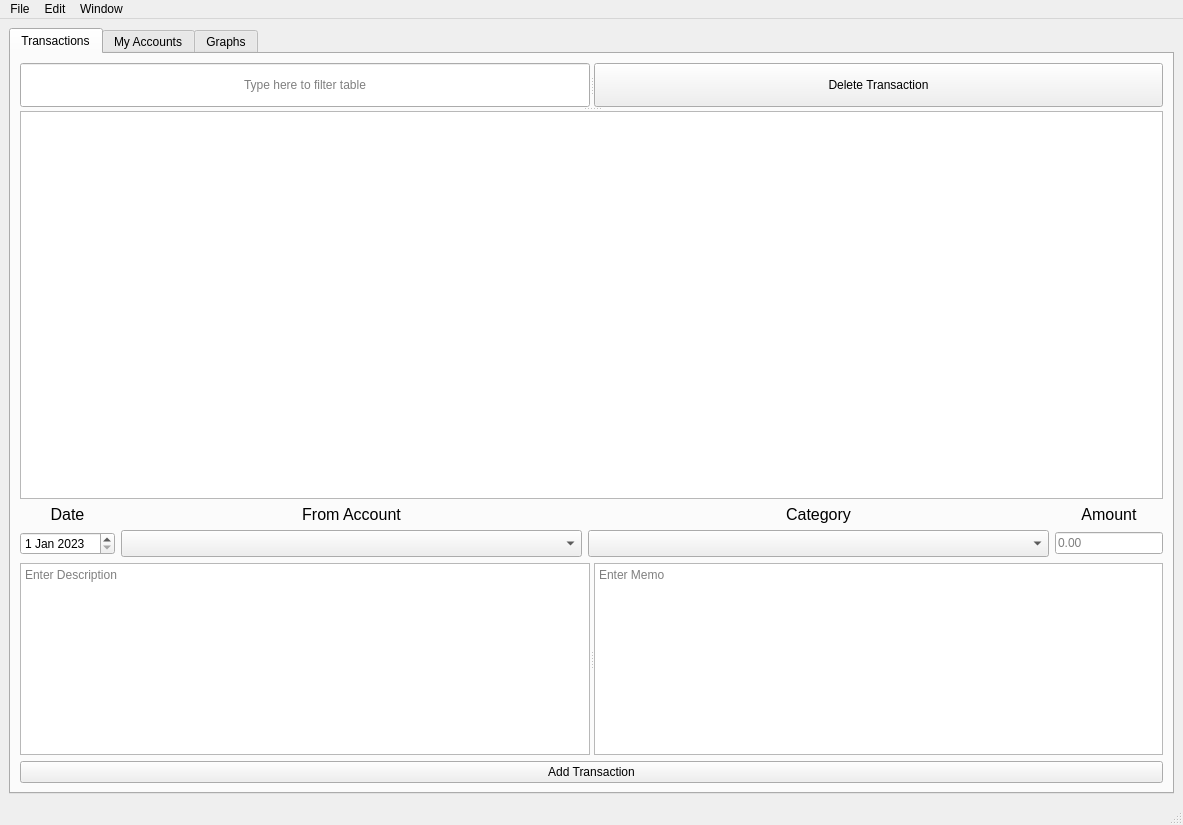
<?xml version="1.0" encoding="UTF-8"?>
<ui version="4.0">
 <class>MainWindow</class>
 <widget class="QMainWindow" name="MainWindow">
  <property name="geometry">
   <rect>
    <x>0</x>
    <y>0</y>
    <width>1183</width>
    <height>825</height>
   </rect>
  </property>
  <property name="sizePolicy">
   <sizepolicy hsizetype="Expanding" vsizetype="Expanding">
    <horstretch>0</horstretch>
    <verstretch>0</verstretch>
   </sizepolicy>
  </property>
  <property name="windowTitle">
   <string>MainWindow</string>
  </property>
  <widget class="QWidget" name="centralwidget">
   <property name="sizePolicy">
    <sizepolicy hsizetype="Expanding" vsizetype="Preferred">
     <horstretch>0</horstretch>
     <verstretch>0</verstretch>
    </sizepolicy>
   </property>
   <layout class="QHBoxLayout" name="horizontalLayout">
    <item>
     <widget class="QTabWidget" name="main_tabWidget">
      <property name="sizePolicy">
       <sizepolicy hsizetype="Expanding" vsizetype="Expanding">
        <horstretch>0</horstretch>
        <verstretch>0</verstretch>
       </sizepolicy>
      </property>
      <property name="currentIndex">
       <number>0</number>
      </property>
      <property name="tabsClosable">
       <bool>false</bool>
      </property>
      <widget class="QWidget" name="transactions_tab">
       <property name="enabled">
        <bool>true</bool>
       </property>
       <attribute name="title">
        <string>Transactions</string>
       </attribute>
       <layout class="QVBoxLayout" name="verticalLayout_2">
        <item>
         <widget class="QSplitter" name="splitter_2">
          <property name="orientation">
           <enum>Qt::Vertical</enum>
          </property>
          <widget class="QSplitter" name="splitter">
           <property name="orientation">
            <enum>Qt::Horizontal</enum>
           </property>
           <widget class="QLineEdit" name="transactionFilterLineEdit">
            <property name="alignment">
             <set>Qt::AlignCenter</set>
            </property>
            <property name="placeholderText">
             <string>Type here to filter table</string>
            </property>
           </widget>
           <widget class="QPushButton" name="deleteTransactionButton">
            <property name="text">
             <string>Delete Transaction</string>
            </property>
           </widget>
          </widget>
          <widget class="QTableView" name="transaction_table">
           <property name="enabled">
            <bool>true</bool>
           </property>
           <property name="sizePolicy">
            <sizepolicy hsizetype="Expanding" vsizetype="Expanding">
             <horstretch>0</horstretch>
             <verstretch>0</verstretch>
            </sizepolicy>
           </property>
           <property name="minimumSize">
            <size>
             <width>0</width>
             <height>344</height>
            </size>
           </property>
           <property name="sizeAdjustPolicy">
            <enum>QAbstractScrollArea::AdjustIgnored</enum>
           </property>
           <property name="alternatingRowColors">
            <bool>false</bool>
           </property>
           <property name="sortingEnabled">
            <bool>false</bool>
           </property>
           <attribute name="horizontalHeaderHighlightSections">
            <bool>false</bool>
           </attribute>
           <attribute name="verticalHeaderCascadingSectionResizes">
            <bool>true</bool>
           </attribute>
           <attribute name="verticalHeaderHighlightSections">
            <bool>false</bool>
           </attribute>
          </widget>
         </widget>
        </item>
        <item>
         <layout class="QGridLayout" name="gridLayout_2" columnstretch="0,1,1,0">
          <item row="0" column="0">
           <widget class="QLabel" name="label">
            <property name="font">
             <font>
              <pointsize>12</pointsize>
             </font>
            </property>
            <property name="text">
             <string>Date</string>
            </property>
            <property name="alignment">
             <set>Qt::AlignCenter</set>
            </property>
           </widget>
          </item>
          <item row="0" column="1">
           <widget class="QLabel" name="label_2">
            <property name="font">
             <font>
              <pointsize>12</pointsize>
             </font>
            </property>
            <property name="layoutDirection">
             <enum>Qt::LeftToRight</enum>
            </property>
            <property name="text">
             <string>From Account</string>
            </property>
            <property name="alignment">
             <set>Qt::AlignCenter</set>
            </property>
           </widget>
          </item>
          <item row="1" column="1">
           <widget class="QComboBox" name="accountComboBox">
            <property name="font">
             <font>
              <pointsize>12</pointsize>
             </font>
            </property>
            <property name="contextMenuPolicy">
             <enum>Qt::NoContextMenu</enum>
            </property>
            <property name="editable">
             <bool>false</bool>
            </property>
            <property name="currentText">
             <string/>
            </property>
           </widget>
          </item>
          <item row="0" column="3">
           <widget class="QLabel" name="label_3">
            <property name="font">
             <font>
              <pointsize>12</pointsize>
             </font>
            </property>
            <property name="text">
             <string>Amount</string>
            </property>
            <property name="alignment">
             <set>Qt::AlignCenter</set>
            </property>
           </widget>
          </item>
          <item row="1" column="0">
           <widget class="QDateEdit" name="transactionDateEdit">
            <property name="date">
             <date>
              <year>2023</year>
              <month>1</month>
              <day>1</day>
             </date>
            </property>
           </widget>
          </item>
          <item row="1" column="3">
           <widget class="QLineEdit" name="amountLineEdit">
            <property name="placeholderText">
             <string>0.00</string>
            </property>
           </widget>
          </item>
          <item row="0" column="2">
           <widget class="QLabel" name="label_4">
            <property name="font">
             <font>
              <pointsize>12</pointsize>
             </font>
            </property>
            <property name="text">
             <string>Category</string>
            </property>
            <property name="alignment">
             <set>Qt::AlignCenter</set>
            </property>
           </widget>
          </item>
          <item row="1" column="2">
           <widget class="QComboBox" name="categoryComboBox">
            <property name="font">
             <font>
              <pointsize>12</pointsize>
             </font>
            </property>
           </widget>
          </item>
         </layout>
        </item>
        <item>
         <widget class="QSplitter" name="splitter_3">
          <property name="orientation">
           <enum>Qt::Horizontal</enum>
          </property>
          <widget class="QPlainTextEdit" name="descriptionTextEdit">
           <property name="contextMenuPolicy">
            <enum>Qt::NoContextMenu</enum>
           </property>
           <property name="tabChangesFocus">
            <bool>true</bool>
           </property>
           <property name="overwriteMode">
            <bool>false</bool>
           </property>
           <property name="placeholderText">
            <string>Enter Description</string>
           </property>
          </widget>
          <widget class="QPlainTextEdit" name="memoTextEdit">
           <property name="tabChangesFocus">
            <bool>true</bool>
           </property>
           <property name="overwriteMode">
            <bool>false</bool>
           </property>
           <property name="placeholderText">
            <string>Enter Memo</string>
           </property>
          </widget>
         </widget>
        </item>
        <item>
         <widget class="QPushButton" name="addTransactionButton">
          <property name="text">
           <string>Add Transaction</string>
          </property>
         </widget>
        </item>
       </layout>
      </widget>
      <widget class="QWidget" name="accounts_tab">
       <attribute name="title">
        <string>My Accounts</string>
       </attribute>
       <layout class="QVBoxLayout" name="verticalLayout">
        <item>
         <widget class="QTreeWidget" name="accounts_tree">
          <column>
           <property name="text">
            <string notr="true">1</string>
           </property>
          </column>
         </widget>
        </item>
       </layout>
      </widget>
      <widget class="QWidget" name="graph_tab">
       <attribute name="title">
        <string>Graphs</string>
       </attribute>
      </widget>
     </widget>
    </item>
   </layout>
  </widget>
  <widget class="QMenuBar" name="menubar">
   <property name="geometry">
    <rect>
     <x>0</x>
     <y>0</y>
     <width>1183</width>
     <height>21</height>
    </rect>
   </property>
   <widget class="QMenu" name="menuFile">
    <property name="title">
     <string>File</string>
    </property>
    <addaction name="separator"/>
    <addaction name="separator"/>
    <addaction name="actionopen"/>
    <addaction name="actionsave"/>
   </widget>
   <widget class="QMenu" name="menuEdit">
    <property name="title">
     <string>Edit</string>
    </property>
    <addaction name="actionEnter_Edit_Transaction_Categories"/>
    <addaction name="actionEnter_Edit_Accounts"/>
   </widget>
   <widget class="QMenu" name="menuWindow">
    <property name="title">
     <string>Window</string>
    </property>
   </widget>
   <addaction name="menuFile"/>
   <addaction name="menuEdit"/>
   <addaction name="menuWindow"/>
  </widget>
  <widget class="QStatusBar" name="statusbar"/>
  <action name="actionopen">
   <property name="text">
    <string>open</string>
   </property>
  </action>
  <action name="actionsave">
   <property name="text">
    <string>save</string>
   </property>
  </action>
  <action name="actionEnter_Edit_Transaction_Categories">
   <property name="text">
    <string>Enter/Edit Transaction Categories</string>
   </property>
  </action>
  <action name="actionEnter_Edit_Accounts">
   <property name="text">
    <string>Enter/Edit Accounts</string>
   </property>
  </action>
 </widget>
 <tabstops>
  <tabstop>main_tabWidget</tabstop>
  <tabstop>transactionFilterLineEdit</tabstop>
  <tabstop>deleteTransactionButton</tabstop>
  <tabstop>transaction_table</tabstop>
  <tabstop>transactionDateEdit</tabstop>
  <tabstop>accountComboBox</tabstop>
  <tabstop>amountLineEdit</tabstop>
  <tabstop>descriptionTextEdit</tabstop>
  <tabstop>memoTextEdit</tabstop>
  <tabstop>addTransactionButton</tabstop>
 </tabstops>
 <resources/>
 <connections/>
</ui>
